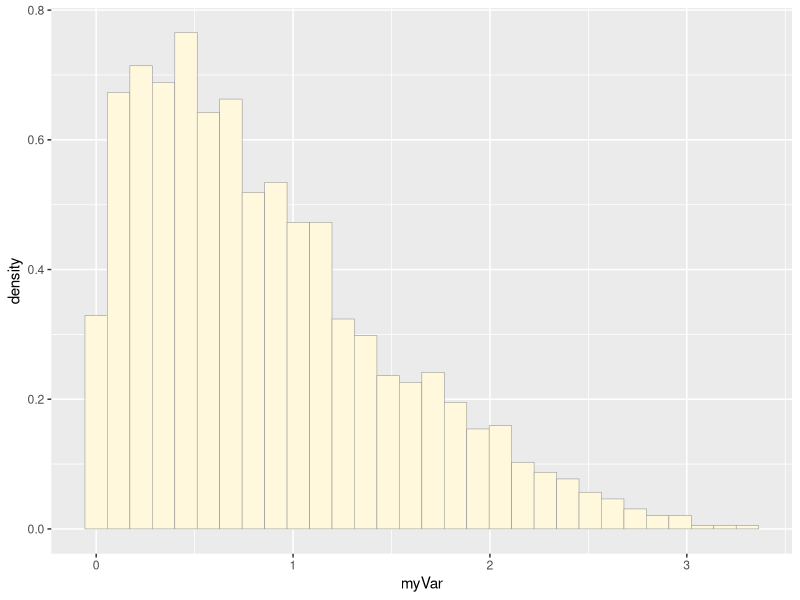
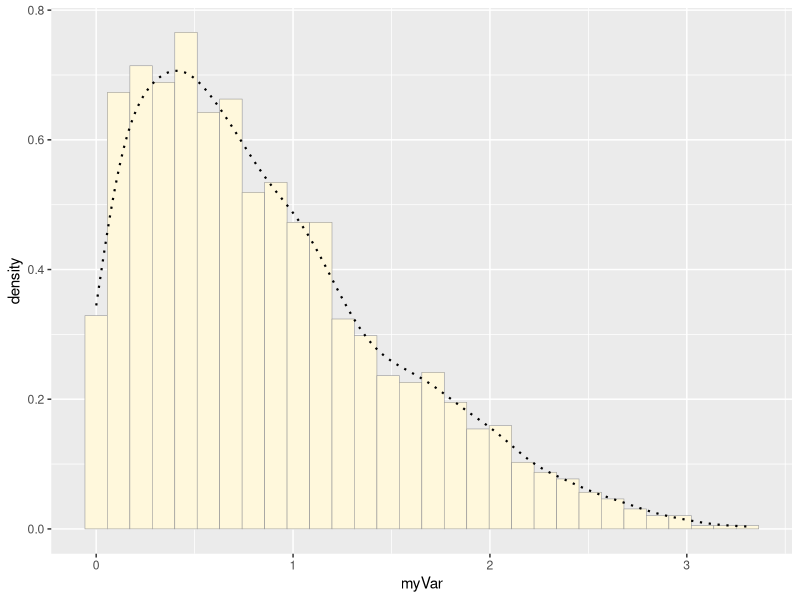
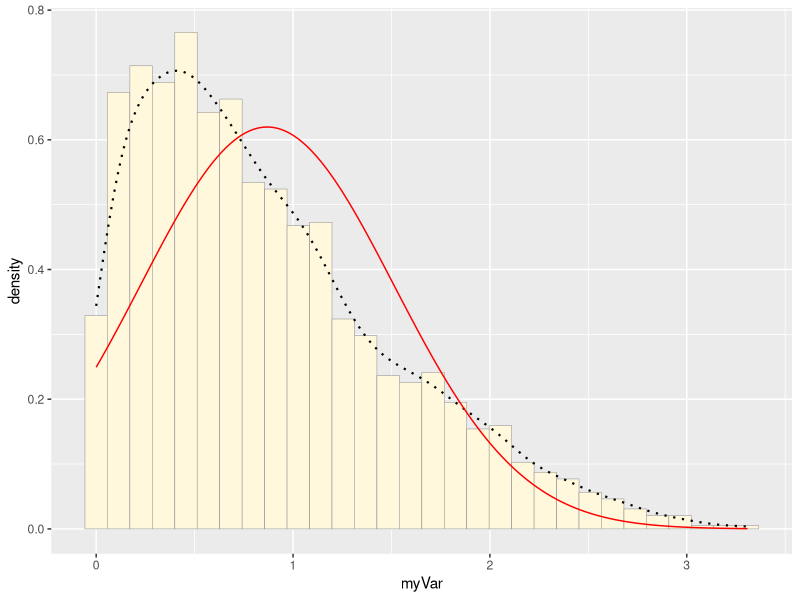
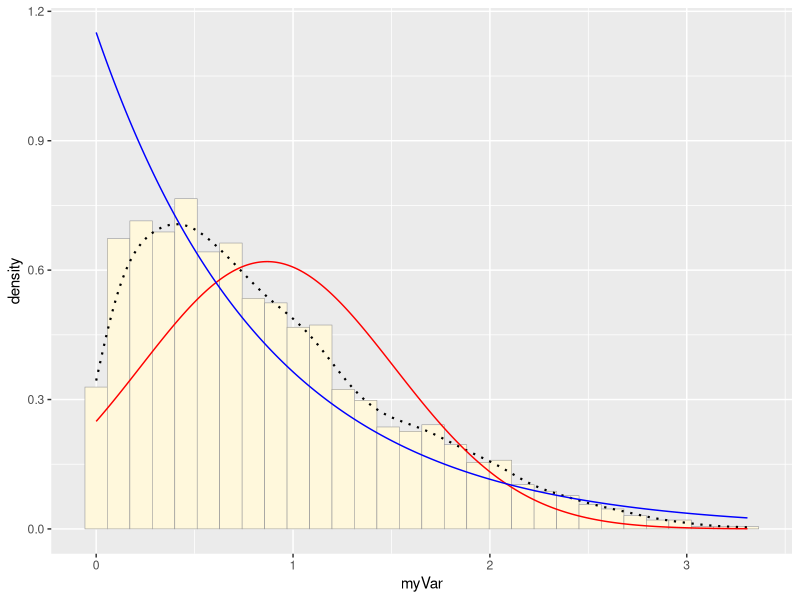
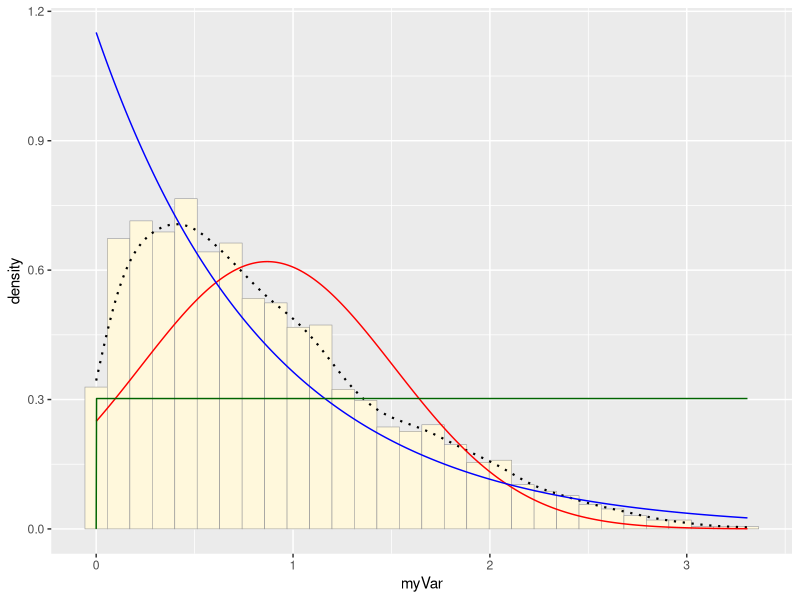
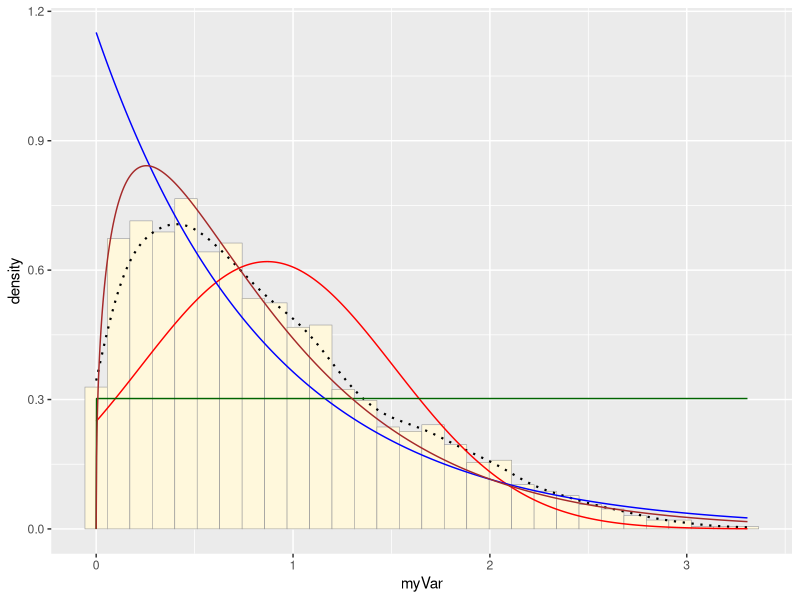
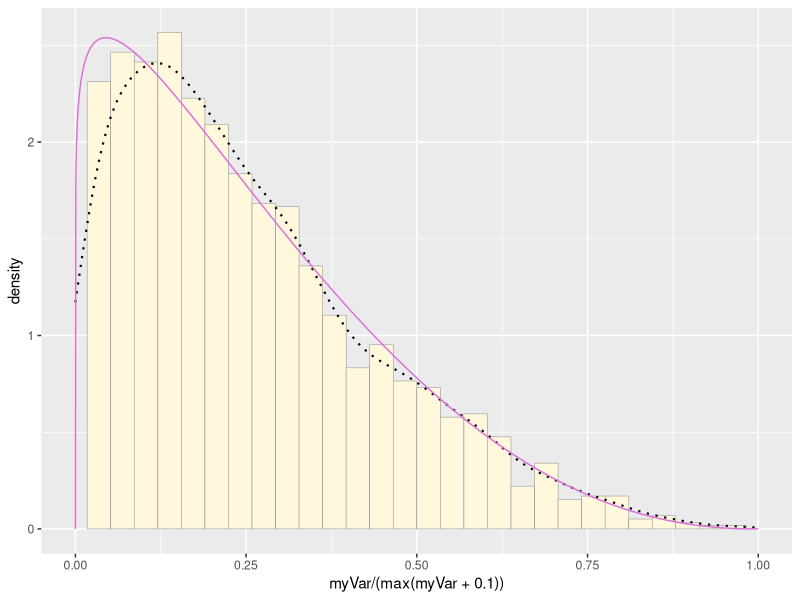
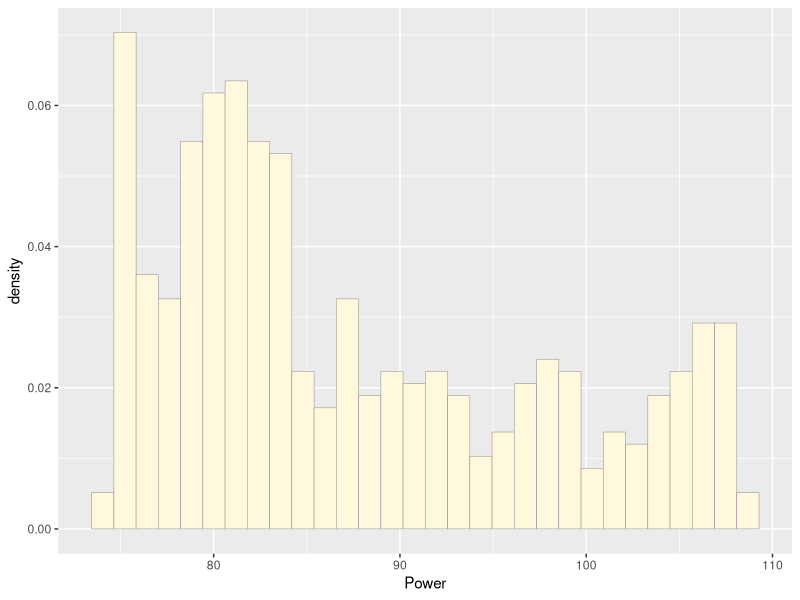

The R script that drew these images, in order:
## ---- chunk 1
library(ggplot2) # for graphics
library(MASS) # for maximum likelihood estimation

# quick and dirty, a truncated normal distribution to work on the solution set

z <- rnorm(n=3000,mean=0.2)
z <- data.frame(1:3000,z)
names(z) <- list("ID","myVar")
z <- z[z$myVar>0,]
print(z)
str(z)
summary(z$myVar)

# Plot histogram of Data

p1 <- ggplot(data=z, aes(x=myVar, y=..density..))  +
  geom_histogram(color="grey60",fill="cornsilk",size=0.2) # aes() defines dimension (x & y) names
print(p1)

# Add empirical density curve

p1 <-  p1 +  geom_density(linetype="dotted",size=0.75)
print(p1)

# Get maximum likelihood parameters 

normPars <- fitdistr(z$myVar,"normal")
print(normPars)
str(normPars)
normPars$estimate["mean"] # note structure of getting a named attribute

# Plot normal probability desnity 

meanML <- normPars$estimate["mean"]
sdML <- normPars$estimate["sd"]

xval <- seq(0,max(z$myVar),len=length(z$myVar))

 stat <- stat_function(aes(x = xval, y = ..y..), fun = dnorm, colour="red", n = length(z$myVar), args = list(mean = meanML, sd = sdML))
 p1 + stat

# Plot exponential probability density
 
 expoPars <- fitdistr(z$myVar,"exponential")
rateML <- expoPars$estimate["rate"]

stat2 <- stat_function(aes(x = xval, y = ..y..), fun = dexp, colour="blue", n = length(z$myVar), args = list(rate=rateML))
 p1 + stat + stat2
 
# Plot uniform probability density

 stat3 <- stat_function(aes(x = xval, y = ..y..), fun = dunif, colour="darkgreen", n = length(z$myVar), args = list(min=min(z$myVar), max=max(z$myVar)))
 p1 + stat + stat2 + stat3

# Plot gamma probability density

gammaPars <- fitdistr(z$myVar,"gamma")
shapeML <- gammaPars$estimate["shape"]
rateML <- gammaPars$estimate["rate"]

stat4 <- stat_function(aes(x = xval, y = ..y..), fun = dgamma, colour="brown", n = length(z$myVar), args = list(shape=shapeML, rate=rateML))
 p1 + stat + stat2 + stat3 + stat4

# Plot beta probability density
 
pSpecial <- ggplot(data=z, aes(x=myVar/(max(myVar + 0.1)), y=..density..)) +
  geom_histogram(color="grey60",fill="cornsilk",size=0.2) + 
  xlim(c(0,1)) +
  geom_density(size=0.75,linetype="dotted")

betaPars <- fitdistr(x=z$myVar/max(z$myVar + 0.1),start=list(shape1=1,shape2=2),"beta")
shape1ML <- betaPars$estimate["shape1"]
shape2ML <- betaPars$estimate["shape2"]

statSpecial <- stat_function(aes(x = xval, y = ..y..), fun = dbeta, colour="orchid", n = length(z$myVar), args = list(shape1=shape1ML,shape2=shape2ML))
pSpecial + statSpecial
## ---- chunk 2
z <- read.table("PracticeData.csv",header=TRUE,sep=",", stringsAsFactors=FALSE)
z <- z[z$Power>0,]
print(z$Power)
names(z)[1] <- "Hz"

# Plot Histogram of data
p1 <- ggplot(data=z, aes(x=Power,y=..density..)) +
  geom_histogram(color="grey60",fill="cornsilk",size=0.2)
print(p1)

#Add empirical density curve
p1 <-  p1 +  geom_density(linetype="dotted",size=0.75)
print(p1)

# Maximum likelihood parameters
normPars <- fitdistr(z$Power,"normal")
print(normPars)
str(normPars)
normPars$estimate["mean"] # note structure of getting a named attribute

# Plot normal probability density
meanML <- normPars$estimate["mean"]
sdML <- normPars$estimate["sd"]

xval <- seq(0,max(z$Power),len=length(z$Power))

 stat <- stat_function(aes(x = xval, y = ..y..), fun = dnorm, colour="red", n = length(z$Power), args = list(mean = meanML, sd = sdML))
 p1 + stat # No negative values result in a biased curve

# Plot exponential probability density
expoPars <- fitdistr(z$Power,"exponential")
rateML <- expoPars$estimate["rate"]

stat2 <- stat_function(aes(x = xval, y = ..y..), fun = dexp, colour="blue", n = length(z$Power), args = list(rate=rateML))
 p1 + stat + stat2

# Uniform probability density
 stat3 <- stat_function(aes(x = xval, y = ..y..), fun = dunif, colour="darkgreen", n = length(z$Power), args = list(min=min(z$Power), max=max(z$Power)))
 p1 + stat + stat2 + stat3

## ---- chunk 3
# Gamma probability density
gammaPars <- fitdistr(z$Power,"gamma")
shapeML <- gammaPars$estimate["shape"]
rateML <- gammaPars$estimate["rate"]

stat4 <- stat_function(aes(x = xval, y = ..y..), fun = dgamma, colour="brown", n = length(z$Power), args = list(shape=shapeML, rate=rateML))
 p1 + stat + stat2 + stat3 + stat4

# Beta probability density
pSpecial <- ggplot(data=z, aes(x=Power/(max(Power + 0.1)), y=..density..)) +
  geom_histogram(color="grey60",fill="cornsilk",size=0.2) + 
  xlim(c(0,1)) +
  geom_density(size=0.75,linetype="dotted")

betaPars <- fitdistr(x=z$Power/max(z$Power + 0.1),start=list(shape1=1,shape2=2),"beta")
shape1ML <- betaPars$estimate["shape1"]
shape2ML <- betaPars$estimate["shape2"]

statSpecial <- stat_function(aes(x = xval, y = ..y..), fun = dbeta, colour="orchid", n = length(z$Power), args = list(shape1=shape1ML,shape2=shape2ML))
pSpecial + statSpecial
## ---- chunk 4
# Maximum likelihood parameters for Gamma distribution
expoPars <- fitdistr(z$Power,"normal")
print(expoPars)
str(expoPars)
expoPars$estimate["mean"]

# Simulate gamma distribution
my_norm <- rnorm(n=488,mean=87.58,sd=10.04)
qplot(x=my_norm,
      color=I("black"),
      fill=I("goldenrod"))

#Histogram of original data
p1 <- ggplot(data=z, aes(x=Power,y=..density..)) +
  geom_histogram(color="grey60",fill="cornsilk",size=0.2)
print(p1)

# empirical density curve
p1 <-  p1 +  geom_density(linetype="dotted",size=0.75)
print(p1)
